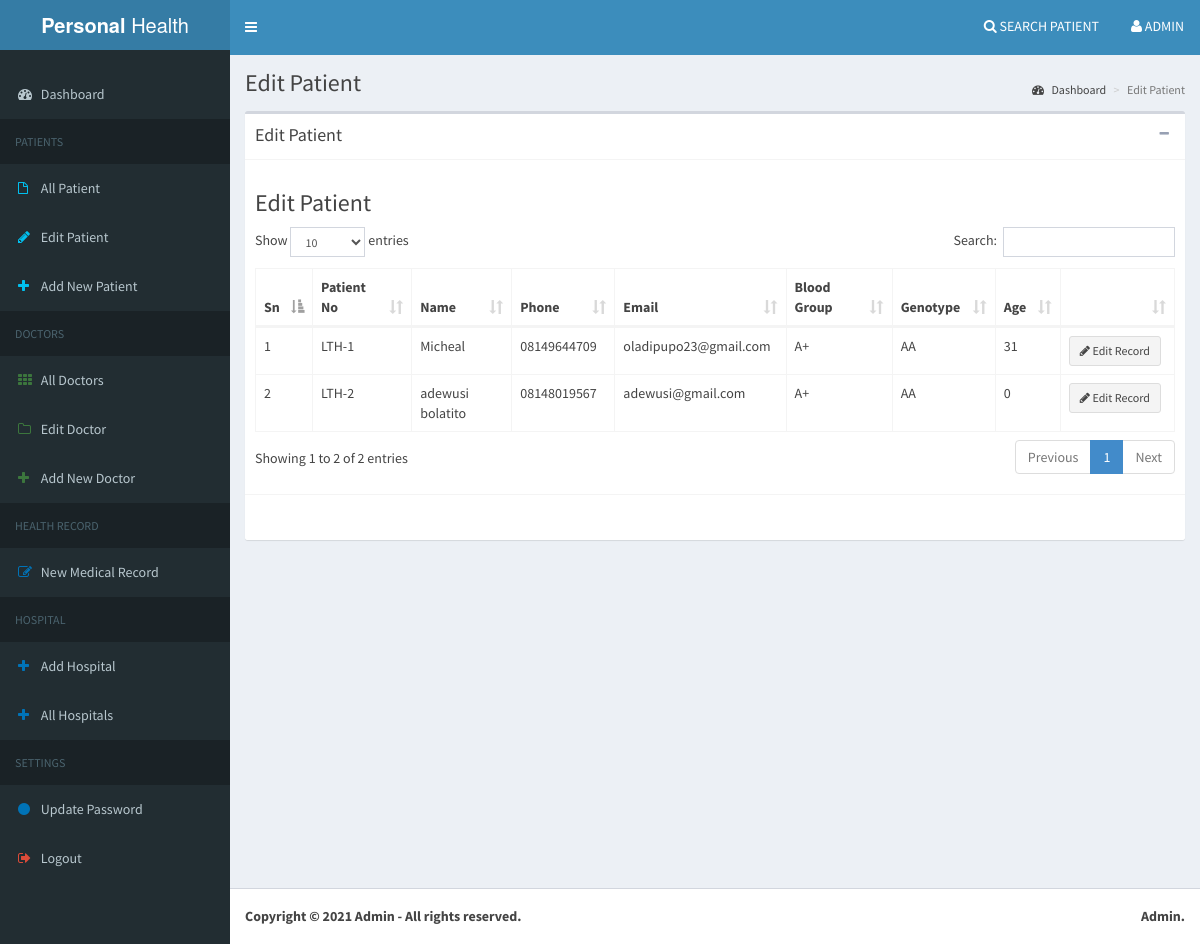
The app's page /admin/edit_patient.php (signed in) with its own data.
### tables this page shows
CREATE TABLE `patient` (
  `id` int(11) NOT NULL,
  `patient_id` varchar(45) DEFAULT NULL,
  `name` varchar(150) NOT NULL,
  `phone` varchar(15) NOT NULL,
  `email` varchar(150) NOT NULL,
  `address` text NOT NULL,
  `town` varchar(25) NOT NULL,
  `blood_group` varchar(10) NOT NULL,
  `genotype` varchar(10) NOT NULL,
  `dob` varchar(25) NOT NULL,
  `gender` varchar(15) NOT NULL,
  `kin_name` varchar(100) NOT NULL,
  `kin_phone` varchar(15) NOT NULL,
  `kin_address` text NOT NULL,
  `hospital_id` int(11) DEFAULT 0,
  `date_added` varchar(45) NOT NULL
);

### admin/edit_patient.php (the view, shortened to what this page needs)
<?php
  require_once 'core/db.php';
  $page_title = "Edit Patient";
  include_once 'head.php';
  include_once 'menu.php';
?>
  <div class="content-wrapper">
    <section class="content-header">
      <h1>
        <?php echo $page_title; ?>
      </h1>
      <ol class="breadcrumb">
        <li><a href="index.php"><i class="fa fa-dashboard"></i> Dashboard</a></li>
        <li class="active"><?php echo $page_title; ?></li>
      </ol>
    </section>
    <section class="content">
      <div class="box">
        <div class="box-header with-border">
          <h3 class="box-title"><?php echo $page_title; ?></h3>
          <div class="box-tools pull-right">
            <button type="button" class="btn btn-box-tool" data-widget="collapse" data-toggle="tooltip" title="Collapse">
              <i class="fa fa-minus"></i></button>
          </div>
        </div>
        <div class="box-body">
          <h3>Edit Patient</h3>
          <table class="table table-bordered" id="tables">
            <thead>
              <tr>
                <th>Sn</th>
                <th>Patient No</th>
                <th>Name</th>
                <th>Phone</th>
                <th>Email</th>
                <th>Blood Group</th>
                <th>Genotype</th>
                <th>Age</th>
                <th>&nbsp;</th>
              </tr>
            </thead>
            <tbody>
              <?php
                $sql = $db->query("SELECT * FROM patient");
                $n = 0;
                while($rs = $sql->fetch(PDO::FETCH_ASSOC)){
                  ?>
                  <tr>
                    <td>
                      <?php echo ++$n; ?>
                    </td>
                    <td>
                      <?php echo $rs['patient_id']; ?>
                    </td>
                    <td>
                      <?php echo $rs['name']; ?>
                    </td>
                    <td>
                      <?php echo $rs['phone']; ?>
                    </td>
                    <td>
                      <?php echo $rs['email']; ?>
                    </td>
                    <td>
                      <?php echo $rs['blood_group']; ?>
                    </td>
                    <td>
                      <?php echo $rs['genotype']; ?>
                    </td>
                    <td>
                      <?php
                        $year = substr($rs['dob'],0,4);
                        $now = date("Y");
                        $age = $now - $year;
                        echo $age;
                      ?>
                    </td>
                    <td>
                      <a href="editing_patient.php?id=<?php echo $rs['id']; ?>" class="btn btn-default btn-sm"><i class="fa fa-pencil"></i> Edit Record</a>
                    </td>
                  </tr>
                  <?php
                }
              ?>
            </tbody>
          </table>
        </div>
        <div class="box-footer">
        </div>
      </div>
    </section>
  </div>
<?php
  include_once 'foot.php';
?>

### admin/css/style.css (style rules this page uses)
body { font-family: 'Open Sans', sans-serif; font-weight: 400; font-size: 14px; line-height: 25px; color: #444; }
body a { transition:0.5s all; -webkit-transition:0.5s all; -moz-transition:0.5s all; -o-transition:0.5s all; -ms-transition:0.5s all; }

### records on screen
patient: patient "LTH-1", name "Micheal", phone "08149644709", email "oladipupo23@gmail.com", blood_group "A+", genotype "AA"
patient: patient "LTH-2", name "adewusi bolatito", phone "08148019567", email "adewusi@gmail.com", blood_group "A+", genotype "AA"

### other values on screen
$admin_name "ADMIN"
$page_title "Edit Patient"
